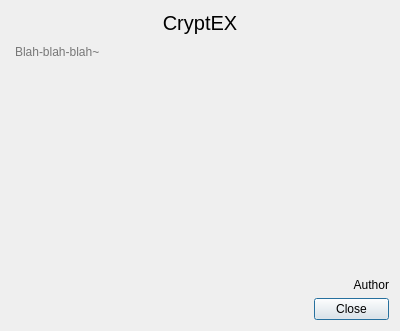
<?xml version="1.0" encoding="UTF-8"?>
<ui version="4.0">
 <class>about_dialog</class>
 <widget class="QDialog" name="about_dialog">
  <property name="windowModality">
   <enum>Qt::ApplicationModal</enum>
  </property>
  <property name="geometry">
   <rect>
    <x>0</x>
    <y>0</y>
    <width>400</width>
    <height>331</height>
   </rect>
  </property>
  <property name="focusPolicy">
   <enum>Qt::NoFocus</enum>
  </property>
  <property name="windowTitle">
   <string>About...</string>
  </property>
  <property name="windowIcon">
   <iconset>
    <normaloff>images/passkey.png</normaloff>images/passkey.png</iconset>
  </property>
  <property name="modal">
   <bool>true</bool>
  </property>
  <layout class="QVBoxLayout" name="verticalLayout">
   <item>
    <widget class="QLabel" name="ablout_label">
     <property name="font">
      <font>
       <pointsize>15</pointsize>
      </font>
     </property>
     <property name="text">
      <string>CryptEX</string>
     </property>
     <property name="alignment">
      <set>Qt::AlignCenter</set>
     </property>
    </widget>
   </item>
   <item>
    <widget class="QTextBrowser" name="about_field">
     <property name="focusPolicy">
      <enum>Qt::NoFocus</enum>
     </property>
     <property name="autoFillBackground">
      <bool>false</bool>
     </property>
     <property name="styleSheet">
      <string notr="true">background: rgba(0, 255, 0, 0)</string>
     </property>
     <property name="frameShape">
      <enum>QFrame::NoFrame</enum>
     </property>
     <property name="placeholderText">
      <string>Blah-blah-blah~</string>
     </property>
    </widget>
   </item>
   <item>
    <widget class="QLabel" name="cryptex_image">
     <property name="text">
      <string/>
     </property>
     <property name="pixmap">
      <pixmap>images/cryptex.png</pixmap>
     </property>
     <property name="alignment">
      <set>Qt::AlignCenter</set>
     </property>
    </widget>
   </item>
   <item>
    <widget class="QLabel" name="author_label">
     <property name="layoutDirection">
      <enum>Qt::LeftToRight</enum>
     </property>
     <property name="text">
      <string>Author</string>
     </property>
     <property name="alignment">
      <set>Qt::AlignRight|Qt::AlignTrailing|Qt::AlignVCenter</set>
     </property>
    </widget>
   </item>
   <item>
    <layout class="QHBoxLayout" name="horizontalLayout">
     <item>
      <spacer name="horizontalSpacer">
       <property name="orientation">
        <enum>Qt::Horizontal</enum>
       </property>
       <property name="sizeHint" stdset="0">
        <size>
         <width>40</width>
         <height>20</height>
        </size>
       </property>
      </spacer>
     </item>
     <item>
      <widget class="QPushButton" name="close_button">
       <property name="maximumSize">
        <size>
         <width>75</width>
         <height>16777215</height>
        </size>
       </property>
       <property name="layoutDirection">
        <enum>Qt::LeftToRight</enum>
       </property>
       <property name="autoFillBackground">
        <bool>false</bool>
       </property>
       <property name="text">
        <string>Close</string>
       </property>
      </widget>
     </item>
    </layout>
   </item>
  </layout>
 </widget>
 <resources/>
 <connections/>
</ui>
